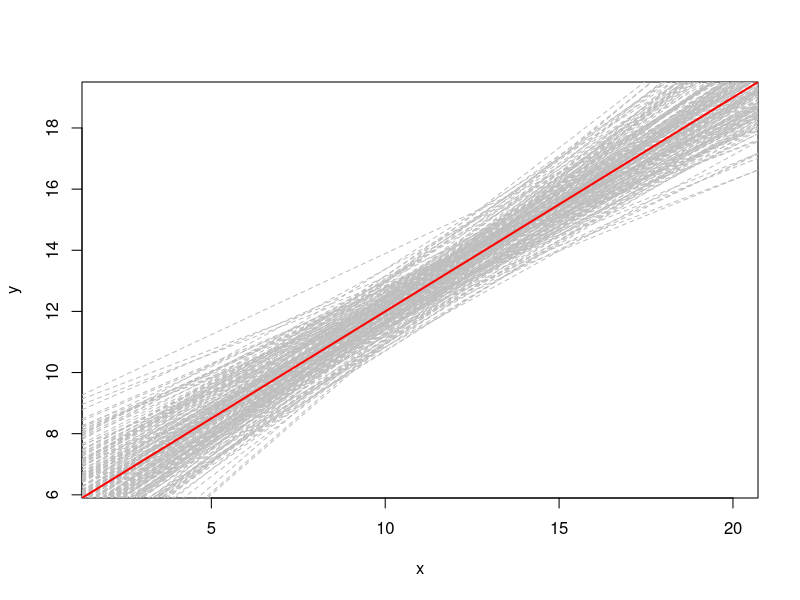

R code for this plot:
# As an exercise write a for loop that will run this same model 200 times and plot the lines from each of the simulations (you do not need to plot the simulated data each time). you can use the type="n" option in the plot to suppress the points. I will post the "answer" Monday night!

# Here is one way to do it!

a=5
b=0.7
x <- seq(2,20) # our predictor variable
y_fixed <- a + b*x  # the deterministic part of our model
par(mfrow=c(1,1))
plot(y_fixed~x, type="n", ylab= "y", xlab = "x")  # The deterministic relationship.


N <- 200
for (i in 1:N){
	y.sim.loop <- rnorm(length(x), mean=y_fixed, sd=2.5)
	y.sim.loop.lm <- lm(y.sim.loop ~ x)
	abline(y.sim.loop.lm, lwd=1, col="grey", lty=2) 
}
abline(a=5, b=0.7, lwd=2, col="red") # fit based on "known" values (in black)
